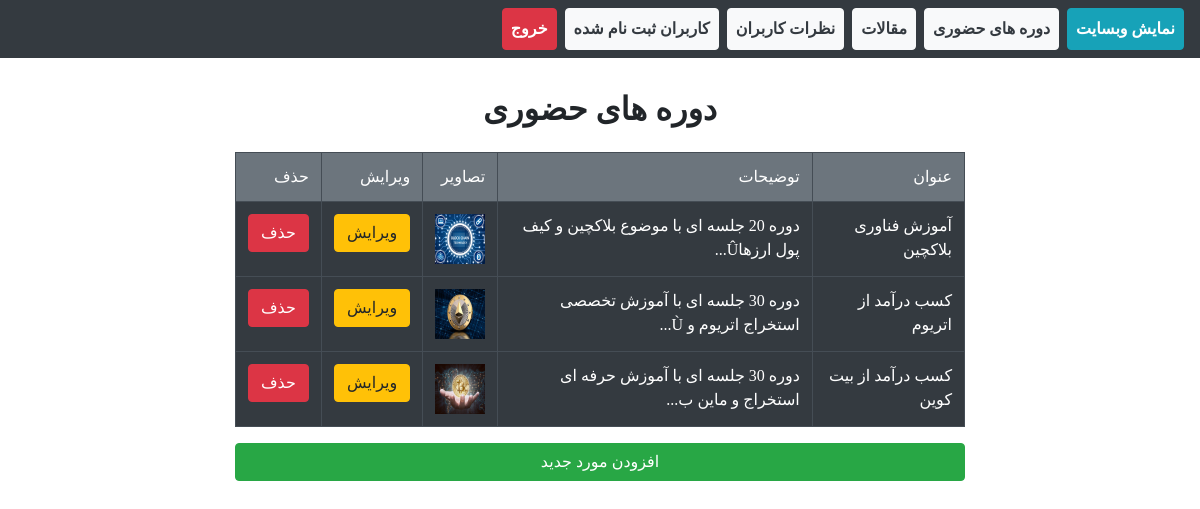
Page /administrator/admin/courses.php (signed in) on the committed database.
### tables this page shows
CREATE TABLE `courses` (
  `id` int(11) NOT NULL,
  `title` varchar(30) NOT NULL,
  `description` varchar(200) NOT NULL,
  `image` varchar(100) NOT NULL
);

### administrator/config.php (called while the page is built, shortened)
<?php
function ConnectDB()
{
    $con = mysqli_connect("localhost", "root", "", "digital_currency");
    return $con;
}
function SelectCourses()
{
    $con = ConnectDB();
    $query = mysqli_query($con, "select * from courses");
    return $query;
}

### administrator/admin/courses.php (the view, shortened to what this page needs)
<?php
include_once "../config.php";
$query = SelectCourses();
?>
<?php include_once "../partials/_header.php";?>
<?php include_once "../partials/_menu.php";?>
<h2 class="pt-7 text-center font-weight-bold b-titr">دوره های حضوری</h2>
<div class="container">
    <div class="row pt-3">
        <div class="col-8 offset-2">
            <table class="table table-dark table-bordered  table-hover direction_rtl text-right">
                <tr class="bg-secondary">
                    <td>عنوان</td>
                    <td>توضیحات</td>
                    <td>تصاویر</td>
                    <td>ویرایش</td>
                    <td>حذف</td>
                </tr>
              <?php if (is_array($query) ||  is_object($query)): ?>
                <?php foreach ($query as $item): ?>
                    <tr>
                        <td><?php echo $item['title']; ?></td>
                        <td><?php if (strlen($item['description']) > 85):
                                echo substr($item['description'], 0, 85) . "..." ?>
                            <?php else:echo $item['description']; ?>
                            <?php endif; ?>
                        </td>
                        <td>
                            <img src="../admin/images/courses/<?php echo $item['image']; ?>"
                                 width="50px" height="50px"></td>
                        <td><a class="btn btn-warning"
                               href="edit_courses.php?id=<?php echo $item['id']; ?>">ویرایش</a>
                        </td>
                        <td>
                            <form action="../admin/courses/delete.php" method="post">
                                <input type="submit" value="حذف" class="btn btn-danger">
                            </form>
                        </td>
                    </tr>
                <?php endforeach; ?>
            <?php endif; ?>
            </table>
            <a href="create_courses.php" class="btn btn-success btn-block">افزودن
                مورد جدید</a>
        </div>
    </div>
</div>
<?php include_once "../partials/_footer.php";?>

### rows in the picture
courses: title "آموزش فناوری بلاکچین", description "دوره 20 جلسه ای با موضوع بلاکچین و کیف پول ارزهاÛ", image (picture)
courses: title "کسب درآمد از اتریوم", description "دوره 30 جلسه ای با آموزش تخصصی استخراج اتریوم و Ù", image (picture)
courses: title "کسب درآمد از بیت کوین", description "دوره 30 جلسه ای با آموزش حرفه ای استخراج و ماین ب", image (picture)
